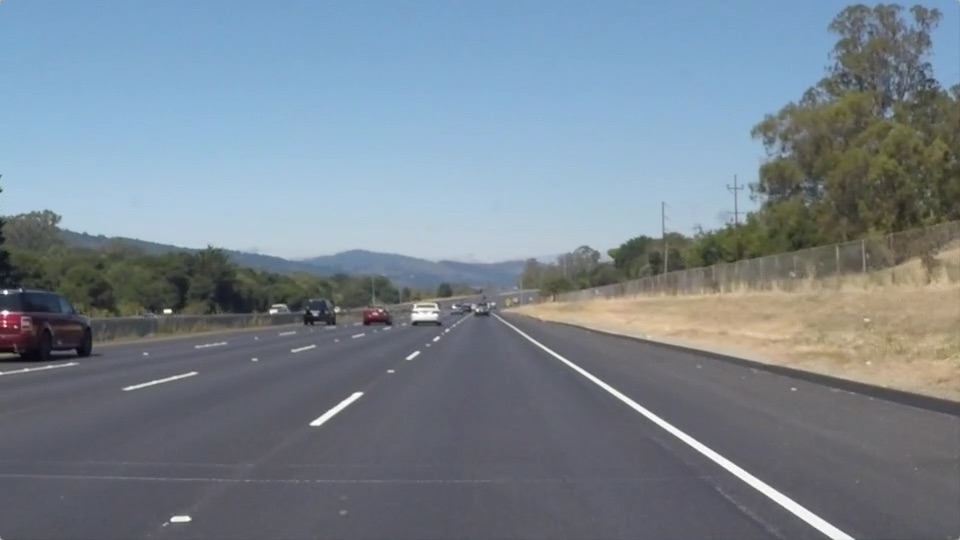
#> input picture 2. OpenCV Lectures/OpenCV Tutorial/test_images/solidWhiteRight.jpg, 960 x 540 px; its folder holds only this picture in this run
$ jupyter execute finding_lanes_on_road.ipynb   (shell and % lines are left out)
#> lines starting #> are read from the running program, lines starting #| are printed output that depends on the picture; after the words box and inside, x2 and y2 are one past the last pixel; in counts of white or black regions, pixels touching at a corner belong together
# Finding Lane Lines on the Road
In this project, we will use Python and OpenCV to find lane lines in road images.

The following techniques are used:

- Color Selection
- Canny Edge Detection
- Region of Interest Selection
- Hough Transform Line Detection

Finally, I applied all the techniques to process video clips to find lane lines in them.

## Loading Test Images
We will first learn how to load and image from a storage device on your computer.

[cell 1]
import matplotlib.pyplot as plt # for plotting
import cv2 # for image processing
import numpy as np # for mathematical operations
import os # for reading the image files
import glob

The following `show_image` function is used to display images.

[cell 2]
def show_images(images):
    cols = 2
    rows = (len(images)+1)//cols

    plt.figure(figsize=(10, 11))
    for i, image in enumerate(images):
        plt.subplot(rows, cols, i+1)
        # cv2 reads the image in BGR format by default
        # so we need to convert it to RGB format to display it using matplotlib
        image = cv2.cvtColor(image, cv2.COLOR_BGR2RGB)
        plt.imshow(image)
        plt.xticks([])
        plt.yticks([])
    plt.tight_layout(pad=0, h_pad=0, w_pad=0)
    plt.show()

Let's load and examine the test images.

[cell 3]
test_images = [cv2.imread(file) for file in glob.glob("test_images/*.jpg")]
#> test_images = 1 item
print(type(test_images[0]))
#| <class 'numpy.ndarray'>
print('Number of test images:', len(test_images))
#| Number of test images: 1

show_images(test_images)
#> in show_images, `rows = (len(images)+1)//cols`: rows = 1
#> the loop in show_images, `for i, image in enumerate(images):` made 1 pass

Lines are in white or yellow.  A white lane is a series of alternating dots and short lines, which we need to detect as one line.

## Color Selection

### RGB Color Space

The images are loaded in RGB color space.  Let's try selecting only yellow and white colors in the images using the RGB channels.

Reference: [RGB Color Code Chart](http://www.rapidtables.com/web/color/RGB_Color.htm)

[cell 4]
# image is expected be in RGB color space
def select_rgb_white_yellow(image):
    # white color mask
    lower = np.uint8([200, 200, 200])
    upper = np.uint8([255, 255, 255])
    white_mask = cv2.inRange(image, lower, upper)
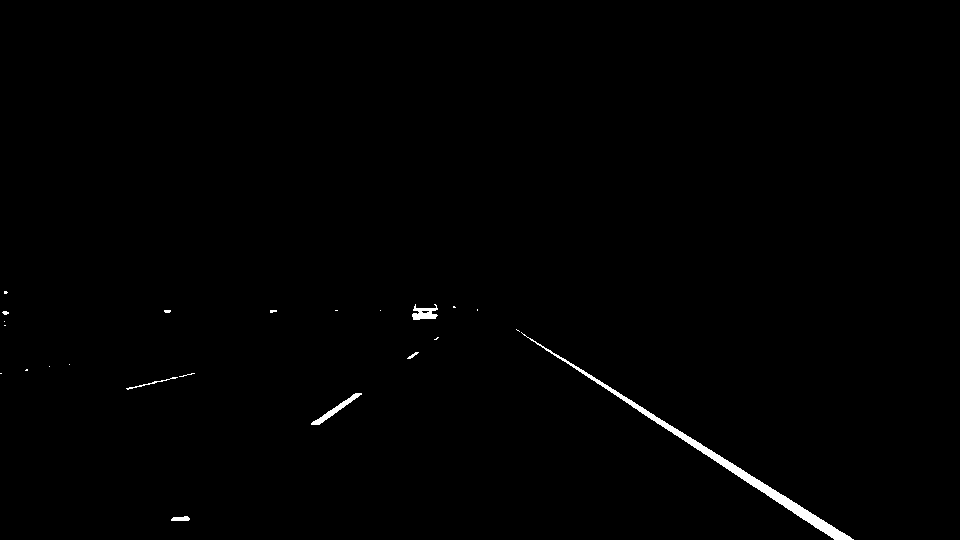
#> white_mask: shape (540, 960); 0.62% white; 23 white regions (16 under 20 px), largest, box (x1, y1, x2, y2) and area: (521, 332, 854, 540) 2350, (311, 393, 362, 425) 291, (412, 304, 438, 320) 247
#> image is the input picture: shape (540, 960, 3); mean B, G, R 143.7, 132.6, 120.3
    # yellow color mask
    lower = np.uint8([190, 190,   0])
    upper = np.uint8([255, 255, 255])
    yellow_mask = cv2.inRange(image, lower, upper)
#> yellow_mask: shape (540, 960); 13.7% white; 74 white regions (62 under 20 px), largest, box (x1, y1, x2, y2) and area: (0, 134, 734, 263) 66995, (510, 325, 854, 540) 2466, (310, 392, 363, 425) 315
    # combine the mask
    mask = cv2.bitwise_or(white_mask, yellow_mask)
    masked = cv2.bitwise_and(image, image, mask = mask)
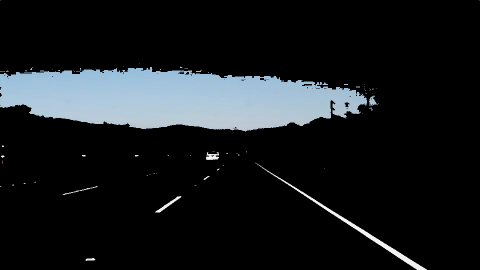
#> masked: shape (540, 960, 3) (shown at 1/2 size); mean B, G, R 29.8, 27.2, 23.8
    return masked

white_yellow_images = list(map(select_rgb_white_yellow, test_images))
#> white_yellow_images = 1 item

show_images(white_yellow_images)
#> the loop in show_images (call 2), `for i, image in enumerate(images):` made 1 pass
show_images(test_images)

The results are not very good.  The yellow lines are not picked up well.

# HSV Color Space

[cell 5]
# How does it look when RGB image is converted to HSV color space?
def convert_hsv(image):
    return cv2.cvtColor(image, cv2.COLOR_RGB2HSV)
#> returned value: shape (540, 960, 3); mean H, S, V 47.1, 51.9, 149.2

hsv_images = list(map(convert_hsv, test_images))
#> hsv_images = 1 item
show_images(hsv_images)

[cell 6]
# How does it look when RGB image is converted to HLS color space?
def convert_hls(image):
    return cv2.cvtColor(image, cv2.COLOR_RGB2HLS) # HLS (Hue, Lightness, Saturation)
#> returned value: shape (540, 960, 3); mean of channels 0, 1, 2 47.1, 132.1, 55.2

show_images(list(map(convert_hls, test_images)))

Both the white and yellow lines are picked up well.

Let's try to pick up only yellow and white colors in the images using the HSV channels.
- Use `cv2.inRange` to filter the white color and the yellow color seperately.
  The function returns 255 when the filter conditon is satisfied.  Otherwise, it returns 0.
- Use `cv2.bitwise_or` to combine these two binary masks.
  The combined mask returns 255 when either white or yellow color is detected.
- Use `cv2.bitwise_and` to apply the combined mask onto the original RGB image

[cell 7]
def select_white_yellow(image):
    converted = convert_hls(image)
    # white color mask
    lower = np.uint8([  0,   150,   0])
    upper = np.uint8([255,   255, 50])
    white_mask = cv2.inRange(converted, lower, upper)
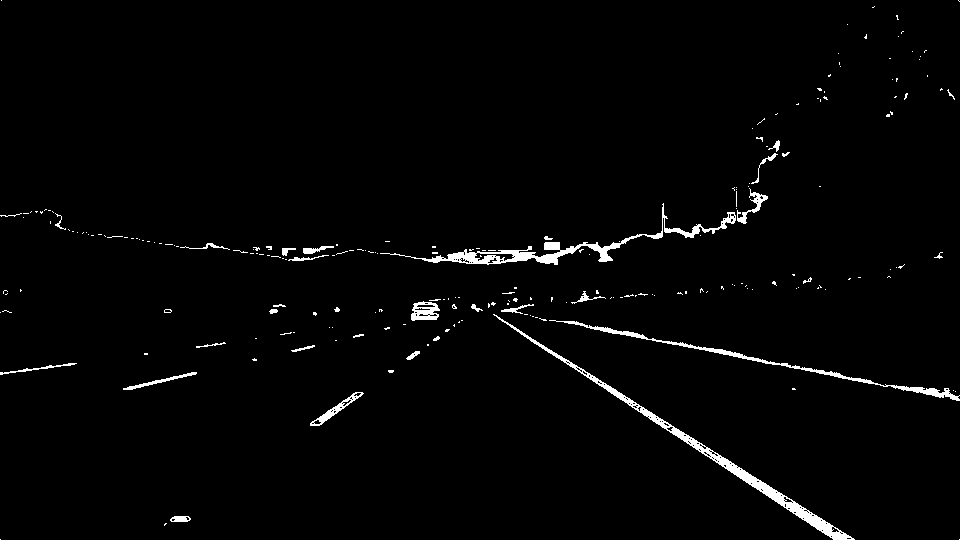
#> white_mask: shape (540, 960); 1.9% white; 224 white regions (191 under 20 px), largest, box (x1, y1, x2, y2) and area: (493, 314, 855, 540) 2705, (380, 203, 736, 265) 2261, (549, 320, 960, 401) 1417
    # yellow color mask
    lower = np.uint8([ 100,   0, 100])
    upper = np.uint8([ 110, 255, 255])
    yellow_mask = cv2.inRange(converted, lower, upper)
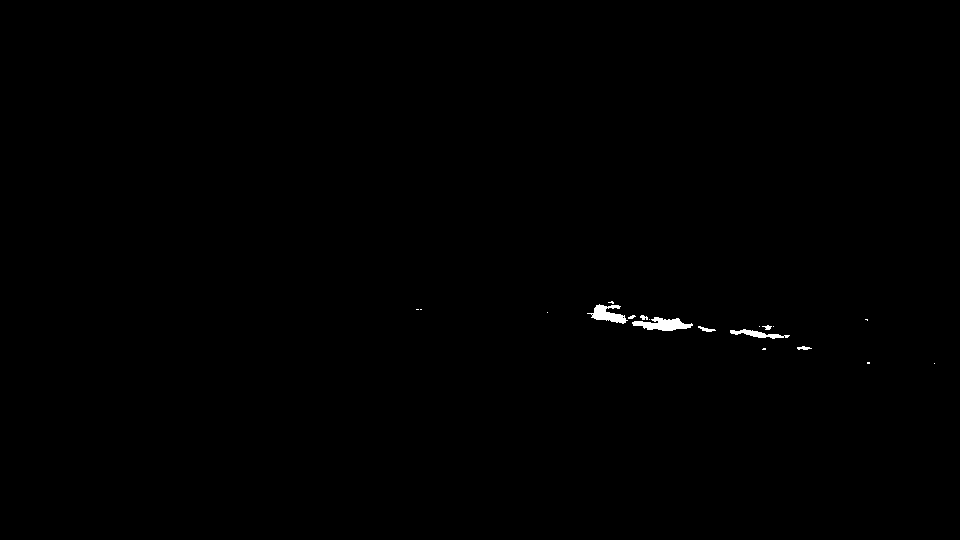
#> yellow_mask: shape (540, 960); 0.26% white; 19 white regions (11 under 20 px), largest, box (x1, y1, x2, y2) and area: (632, 317, 693, 331) 491, (587, 304, 628, 324) 400, (730, 329, 790, 339) 245
    # combine the mask
    mask = cv2.bitwise_or(white_mask, yellow_mask)
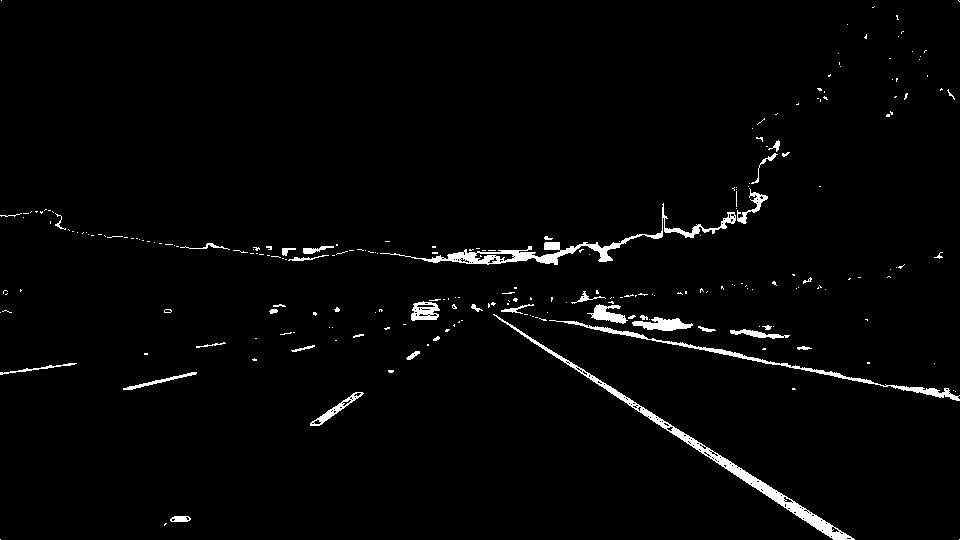
#> mask: shape (540, 960); 2.2% white; 241 white regions (200 under 20 px), largest, box (x1, y1, x2, y2) and area: (493, 314, 855, 540) 2705, (380, 203, 736, 265) 2261, (549, 320, 960, 401) 1417
    return cv2.bitwise_and(image, image, mask = mask)
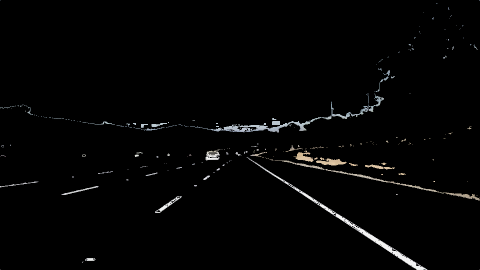
#> returned value: shape (540, 960, 3) (shown at 1/2 size); mean of channels 0, 1, 2 4.1, 4.2, 4.2; drawn as B, G, R

white_yellow_images = list(map(select_white_yellow, test_images))
show_images(white_yellow_images)

For the white color,
- I chose high **Light** value.
- I chose relatively low **Saturation** value to exclude white hills.
- I did not filter **Hue** values.

For the yellow color,
- I chose high **Saturation** value.
- I chose high **Hue** value to include yellowish green.
- I did not filter **Light** values.

The combined mask filters the yellow and white lines very clearly.

## Canny Edge Detection

The Canny edge detector was developed by John F. Canny in 1986.

We want to detect edges in order to find straight lines especially lane lines.  For this,

- use `cv2.cvtColor` to convert images into gray scale
- use `cv2.GaussianBlur` to smooth out rough edges
- use `cv2.Canny` to find edges

Let's take a look at each step in details.

Note: [Canny Edge Detection Wikipedia](https://en.wikipedia.org/wiki/Canny_edge_detector) has a good description in good details.

### Gray Scaling

The images should be converted into gray scaled ones in order to detect shapes (edges) in the images.  This is because the Canny edge detection measures the magnitude of pixel intensity changes or gradients (more on this later).

Here, I'm converting the white and yellow line images from the above into gray scale for edge detection.

[cell 8]
def convert_gray_scale(image):
    return cv2.cvtColor(image, cv2.COLOR_RGB2GRAY)
#> returned value: shape (540, 960)

gray_images = list(map(convert_gray_scale, white_yellow_images))
#> gray_images = 1 item

show_images(gray_images)

### Gaussian Smoothing (Gaussian Blur)

When there is an edge (i.e. a line), the pixel intensity changes rapidly (i.e. from 0 to 255) which we want to detect.  But before doing so, we should make the edges smoother.  As you can see,  the above images have many rough edges which causes many noisy edges to be detected.

I use `cv2.GaussianBlur` to smooth out edges.

- [Gaussian Filter OpenCV Theory](http://docs.opencv.org/doc/tutorials/imgproc/gausian_median_blur_bilateral_filter/gausian_median_blur_bilateral_filter.html#gaussian-filter)
- [cv2.GaussianBlur OpenCV API Reference](http://docs.opencv.org/modules/imgproc/doc/filtering.html?highlight=gaussianblur#gaussianblur)

[cell 9]
def apply_smoothing(image, kernel_size=15):
    """
    kernel_size must be postivie and odd
    """
#> called with kernel_size = 15
    return cv2.GaussianBlur(image, (kernel_size, kernel_size), 0)
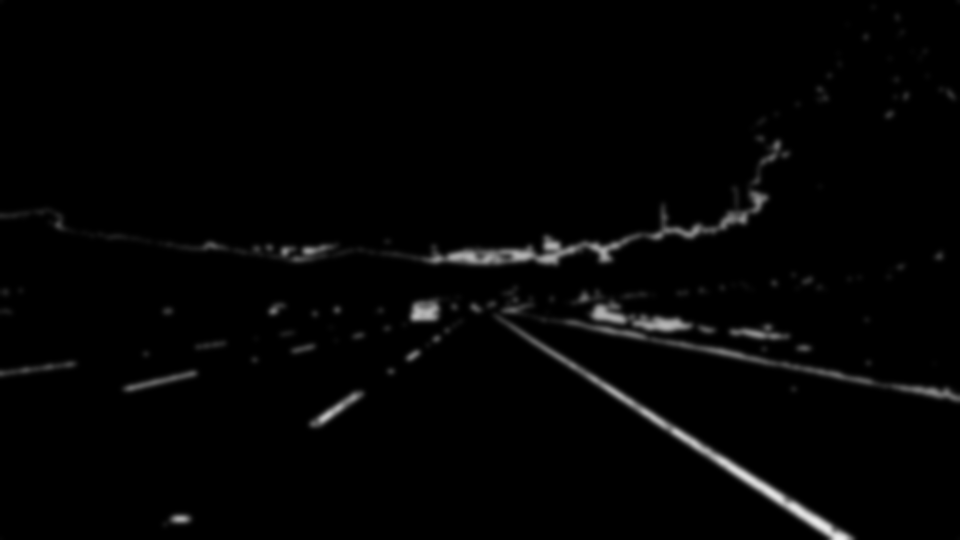
#> returned value: shape (540, 960); min 0, max 236, mean 4.1

The GaussianBlur takes a `kernel_size` parameter which you'll need to play with to find one that works best.  I tried 3, 5, 9, 11, 15, 17 (they must be positive and odd) and check the edge detection (see the next section) result.  The bigger the `kernel_size` value is,  the more blurry the image becomes.

The bigger `kernel_size` value requires more time to process. It is not noticeable with the test images but we should keep that in mind (later we'll be processing video clips).  So, we should prefer smaller values if the effect is similar.

[cell 10]
blurred_images = list(map(lambda image: apply_smoothing(image), gray_images))
#> blurred_images = 1 item

show_images(blurred_images)
#> (the rest of the program and of its run is left out)
